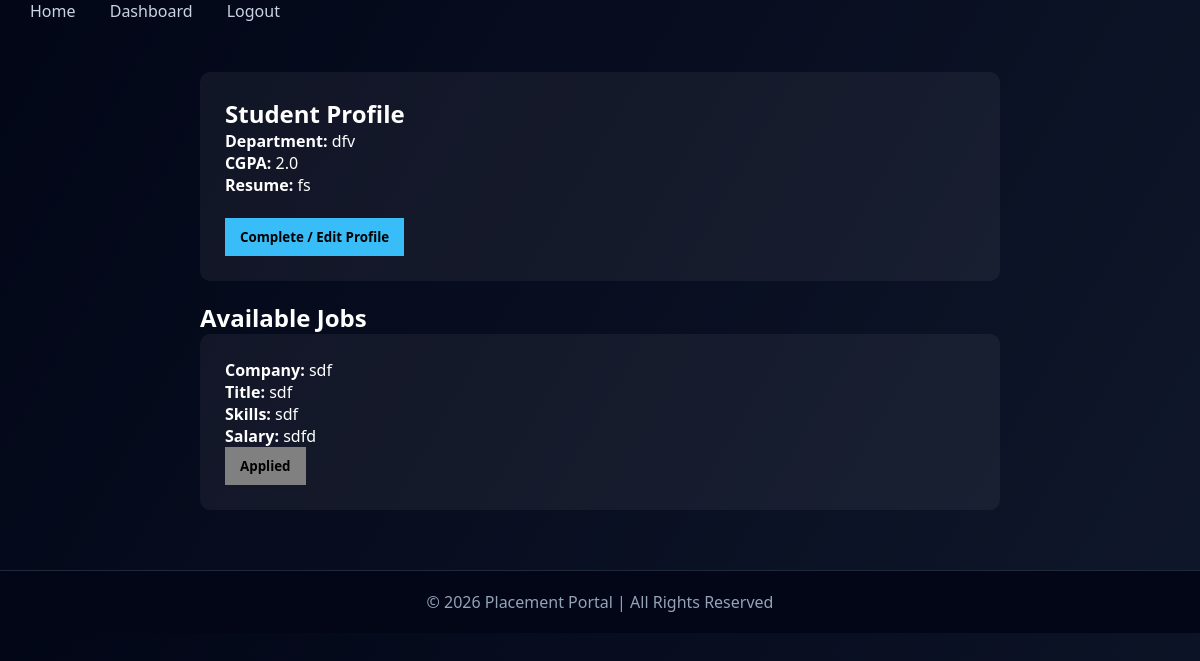
Page /student_dashboard (signed in) on the earlier database version.
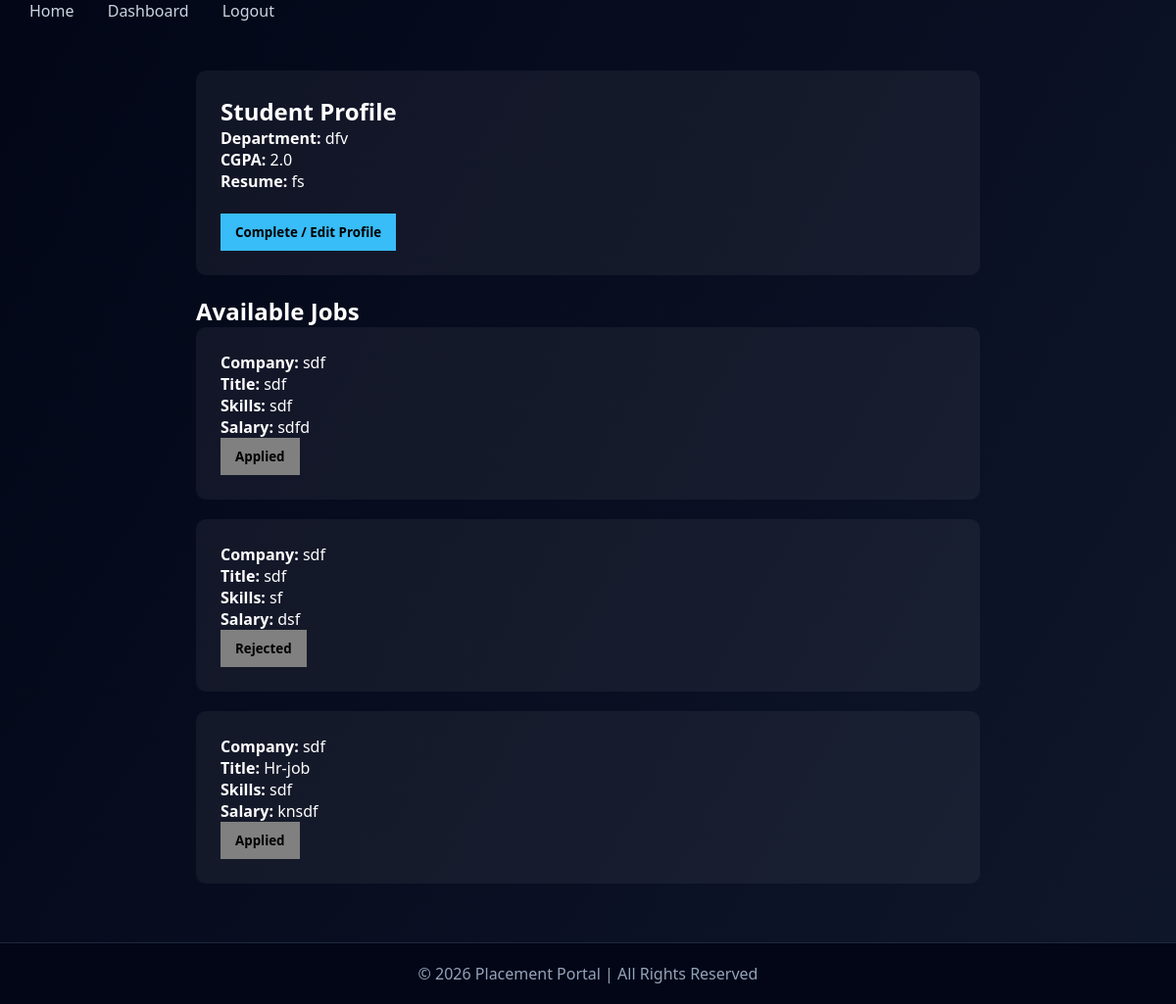
Same page on the later database version.
### app.py (models this page shows)
class StudentProfile(db.Model):
    __tablename__ = "student_profiles"
    id = db.Column(db.Integer, primary_key=True)
    user_id = db.Column(
        db.Integer,
        db.ForeignKey("users.id"),
        nullable=False,
        unique=True
    )
    department = db.Column(db.String(100))
    cgpa = db.Column(db.Float)
    resume = db.Column(db.String(200))
    user = db.relationship("User", back_populates="student_profile")
    applications = db.relationship(
        "Application",
        back_populates="student",
        cascade="all, delete"
    )

class Job(db.Model):
    __tablename__ = "jobs"
    id = db.Column(db.Integer, primary_key=True)
    company_id = db.Column(
        db.Integer,
        db.ForeignKey("company_profiles.id"),
        nullable=False
    )
    title = db.Column(db.String(150))
    skills = db.Column(db.String(200))
    salary = db.Column(db.String(50))
    is_approved = db.Column(db.Boolean, default=False)
    is_closed = db.Column(db.Boolean, default=False)
    company = db.relationship("CompanyProfile", back_populates="jobs")
    applications = db.relationship(
        "Application",
        back_populates="job",
        cascade="all, delete"
    )

class CompanyProfile(db.Model):
    __tablename__ = "company_profiles"
    id = db.Column(db.Integer, primary_key=True)
    user_id = db.Column(
        db.Integer,
        db.ForeignKey("users.id"),
        nullable=False,
        unique=True
    )
    company_name = db.Column(db.String(150))
    industry = db.Column(db.String(100))
    website = db.Column(db.String(150))
    description = db.Column(db.Text)
    location = db.Column(db.String(100))
    company_size = db.Column(db.String(50))
    user = db.relationship("User", back_populates="company_profile")
    jobs = db.relationship(
        "Job",
        back_populates="company",
        cascade="all, delete"
    )

class Application(db.Model):
    __tablename__ = "applications"
    id = db.Column(db.Integer, primary_key=True)
    job_id = db.Column(
        db.Integer,
        db.ForeignKey("jobs.id"),
        nullable=False
    )
    student_id = db.Column(
        db.Integer,
        db.ForeignKey("student_profiles.id"),
        nullable=False
    )
    status = db.Column(db.String(50), default="Applied")
    applied_at = db.Column(db.DateTime, default=datetime.utcnow)
    job = db.relationship("Job", back_populates="applications")
    student = db.relationship("StudentProfile", back_populates="applications")

### app.py (the view)
@app.route("/student_dashboard")
def student_dashboard():
    if "user_id" not in session:
        return redirect(url_for("login"))
    user_id = session["user_id"]
    student = StudentProfile.query.filter_by(user_id=user_id).first()
    jobs = Job.query.filter_by(is_approved=True, is_closed=False).all()
    applications = Application.query.filter_by(student_id=student.id).all()
    application_status = {app.job_id: app.status for app in applications}
    return render_template(
        "student_dashboard.html",
        student=student,
        jobs=jobs,
        application_status=application_status
    )

### templates/student_dashboard.html (shortened to what this page needs)
{% extends 'base.html' %}
{% block content %}
</head>
<body>
    <div class="container">
        <div class="card">
            <h2>Student Profile</h2>
            {% if student %}
            <p><b>Department:</b> {{ student.department }}</p>
            <p><b>CGPA:</b> {{ student.cgpa }}</p>
            <p><b>Resume:</b> {{ student.resume }}</p>
            {% else %}
            <p class="incomplete">⚠ Profile Incomplete</p>
            {% endif %}
            <br>
            <a href="/complete-student-profile">
                <button class="btn">Complete / Edit Profile</button>
            </a>
        </div>
        <h2>Available Jobs</h2>
        {% for job in jobs %}
        <div class="card">
            <p><b>Company:</b> {{ job.company.company_name }}</p>
            <p><b>Title:</b> {{ job.title }}</p>
            <p><b>Skills:</b> {{ job.skills }}</p>
            <p><b>Salary:</b> {{ job.salary }}</p>
            {% if job.id in application_status %}
            {% set status = application_status[job.id] %}
            <button class="btn" style="background: gray; cursor: not-allowed;">
                {{ status }}
            </button>
            {% else %}
            <a href="/apply-job/{{ job.id }}">
                <button class="btn apply">Apply Job</button>
            </a>
            {% endif %}
        </div>
        {% endfor %}
    </div>
    {% endblock %}

### templates/base.html (shortened to what this page needs)
<!DOCTYPE html>
<html lang="en">
<head>
</head>
<body>
<div class="nav-links">
    <a href="/">Home</a>
    {% if session.get("role") == "Admin" %}
        <a href="/admin_dashboard">Dashboard</a>
        <a href="/logout">Logout</a>
    {% elif session.get("role") == "student" %}
        <a href="/student_dashboard">Dashboard</a>
        <a href="/logout">Logout</a>
    {% elif session.get("role") == "company" %}
        <a href="/company_dashboard">Dashboard</a>
        <a href="/logout">Logout</a>
    {% else %}
        <a href="/login">Login</a>
        <a href="/register">Register</a>
    {% endif %}
</div>
{% block content %}{% endblock %}
<footer>
    © 2026 Placement Portal | All Rights Reserved
</footer>
</body>
</html>

### templates/base.html (style rules this page uses)
* { margin: 0; padding: 0; box-sizing: border-box; font-family: "Segoe UI", Arial, sans-serif; }
body { background: #0f172a; color: #e2e8f0; }
.nav-links a { color: #cbd5e1; margin-left: 30px; text-decoration: none; font-weight: 500; transition: 0.3s; }
footer { background: #020617; text-align: center; padding: 20px; margin-top: 60px; border-top: 1px solid #1e293b; color: #94a3b8; }
.container { width: 85%; margin: auto; }

### templates/student_dashboard.html (style rules this page uses)
body { font-family: Arial; background: linear-gradient(120deg, #020617, #0f172a); color: white; }
.container { width: 800px; margin: 50px auto; }
.card { background: rgba(255, 255, 255, 0.05); padding: 25px; border-radius: 10px; margin-bottom: 20px; }
.btn { padding: 10px 15px; background: #38bdf8; border: none; color: black; font-weight: bold; cursor: pointer; }

Differences in the rows shown:
now on this page (row edited): Job: company.company_name "sdf", title "sdf", skills "sf", salary "dsf"
added Application: status "Rejected"
added Job: company.company_name "sdf", title "Hr-job", skills "sdf", salary "knsdf"
added Application: status "Applied"
